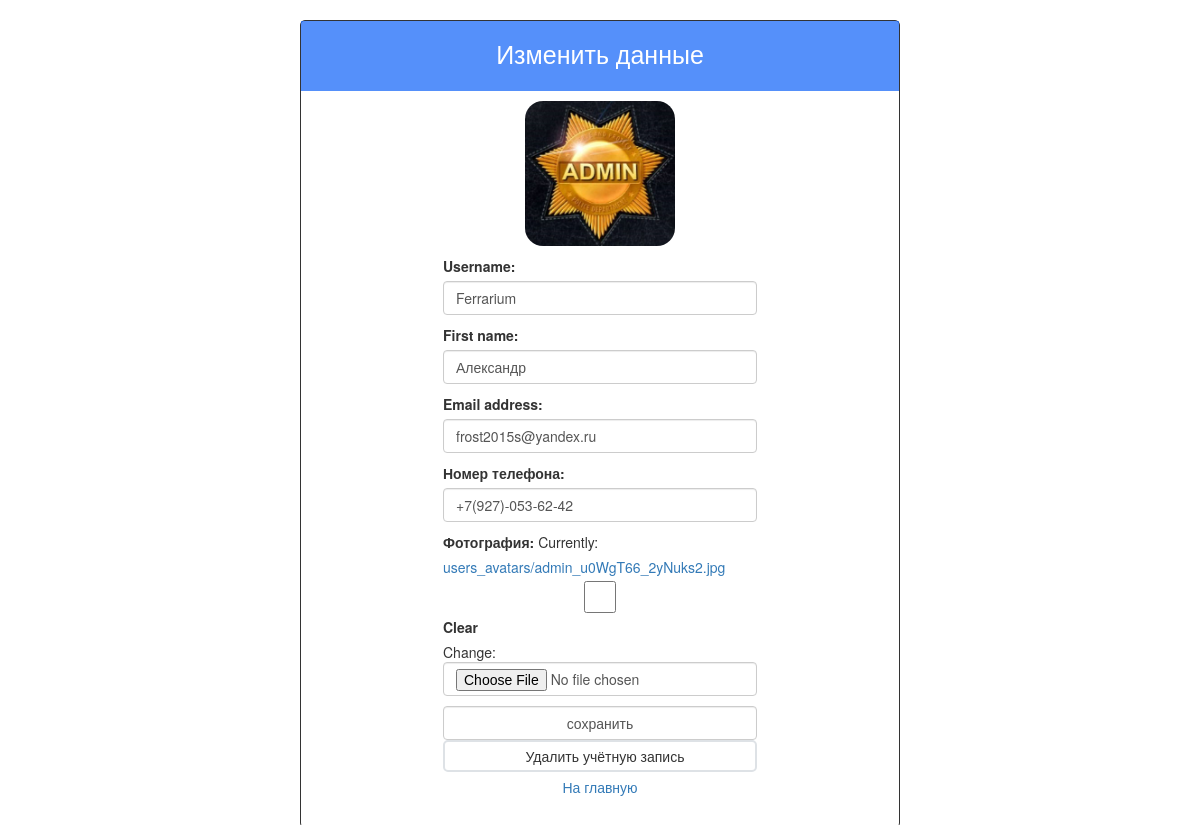
/auth/edit/ (signed in), run on the app's committed database.
### authapp/models.py (models this page shows)
class ShopUser(AbstractUser):
    avatar = models.ImageField(verbose_name='фотография', upload_to='users_avatars', blank='True', default='users_avatars/default.jpg')
    phone = models.CharField(verbose_name='номер телефона', max_length=30)

### authapp/views.py (the view)
# urls.py: path('edit/', authapp.edit, name='edit'),
def edit(request):
    title = 'редактирование'
    if request.method == 'POST':
        edit_form = ShopUserEditForm(request.POST, request.FILES, instance=request.user)
        if edit_form.is_valid():
            edit_form.save()
            return HttpResponseRedirect(reverse('auth:edit'))
    else:
        edit_form = ShopUserEditForm(instance=request.user) # instance=request.user - это экземпляр(правим конкретного пользователя)
    content = {'title': title, 'edit_form': edit_form}
    return render(request, 'authapp/edit.html', content)

### authapp/forms.py
class ShopUserEditForm(UserChangeForm):
    class Meta:
        model = ShopUser
        fields = ('username', 'first_name', 'email', 'phone', 'avatar', 'password')
    def __init__(self, *args, **kwargs):
        super().__init__(*args, **kwargs)
        for field_name, field in self.fields.items():
            field.widget.attrs['class'] = 'form-control'
            field.help_text = ''
            if field_name == 'password':
                field.widget = forms.HiddenInput()

### authapp/templates/authapp/edit.html (shortened to what this page needs)
{% extends 'authapp/base.html' %}
{% load staticfiles %}
{% block content %}
<div class="login login-auth" style="margin-top: 20px;">
<div class="text-center head text-login">
    Изменить данные
</div>
    <div class="user_avatar">
        <img src="/media/{{ user.avatar }}" onError="this.onerror=null;this.src='{% static 'img/default.jpg' %}';"
             class="user-avatars-404" style="width: 150px; margin: 10px; border-radius: 18px;"></div>
    <form class="form-horizontal" action="{% url 'auth:edit' %}" method="post" enctype="multipart/form-data">
        {{ edit_form.as_p }}
        <input class="form-control" type="submit" value="сохранить">
    </form>
    <form action="{% url 'auth:delete' user.pk %}">
            <input type="submit" value="Удалить учётную запись">
    </form>
    <a href="{% url 'main' %}" style="text-decoration: none; margin-top: 5px; margin-bottom: 30px;">На главную</a>
</div>
{% endblock %}

### static/css/style.css (style rules this page uses)
* { margin: 0; padding: 0; }
body { font-family: font-family: "Helvetica Neue", Helvetica, Arial, sans-serif; }
html, body { height: 100%; }
form { position: relative; width: 314px; }
input { width: 100%; height: 32px; padding-left: 10px; border: 2px solid #dee2e6; border-radius: 5px; outline: none; background: #ffffff; color: #9E9C9C; }
.login-auth { margin-top: 50px; display: flex; flex-direction: column; align-items: center; width: 600px; border: 1px solid; border-radius: 5px; }
.text-login { background-color: #236ff9c4; width: 598px; height: 70px; padding-top: 15px; color: #ffffff; margin-top: 0; font-size: 25px; }

### data on the page
ShopUser: avatar (picture), username "Ferrarium", first_name "Александр", email "frost2015s@yandex.ru", phone "+7(927)-053-62-42"
